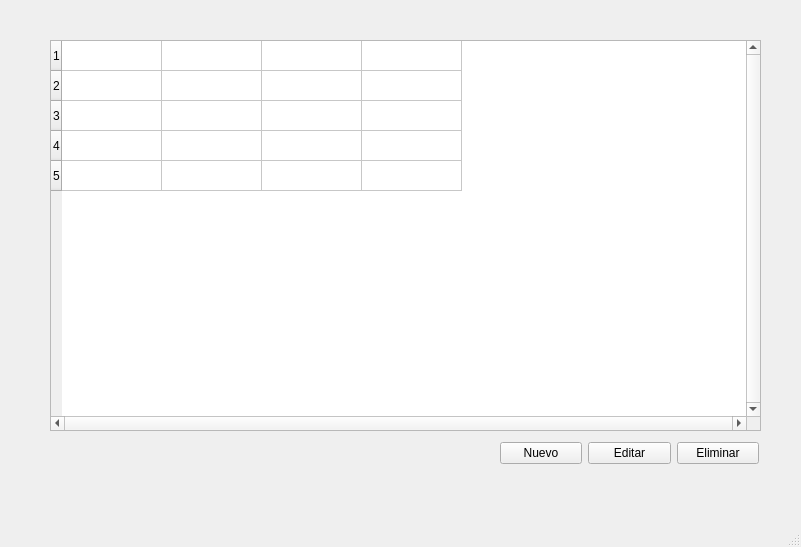
<?xml version="1.0" encoding="UTF-8"?>
<ui version="4.0">
 <class>requirements_page</class>
 <widget class="QMainWindow" name="requirements_page">
  <property name="geometry">
   <rect>
    <x>0</x>
    <y>0</y>
    <width>801</width>
    <height>547</height>
   </rect>
  </property>
  <property name="windowTitle">
   <string>MainWindow</string>
  </property>
  <widget class="QWidget" name="centralwidget_requirement">
   <widget class="QTableWidget" name="visor_requirement">
    <property name="geometry">
     <rect>
      <x>50</x>
      <y>40</y>
      <width>711</width>
      <height>391</height>
     </rect>
    </property>
    <property name="verticalScrollBarPolicy">
     <enum>Qt::ScrollBarAlwaysOn</enum>
    </property>
    <property name="horizontalScrollBarPolicy">
     <enum>Qt::ScrollBarAlwaysOn</enum>
    </property>
    <property name="sizeAdjustPolicy">
     <enum>QAbstractScrollArea::AdjustIgnored</enum>
    </property>
    <property name="showGrid">
     <bool>true</bool>
    </property>
    <property name="gridStyle">
     <enum>Qt::SolidLine</enum>
    </property>
    <property name="sortingEnabled">
     <bool>false</bool>
    </property>
    <property name="wordWrap">
     <bool>true</bool>
    </property>
    <property name="cornerButtonEnabled">
     <bool>false</bool>
    </property>
    <property name="rowCount">
     <number>5</number>
    </property>
    <property name="columnCount">
     <number>4</number>
    </property>
    <attribute name="horizontalHeaderVisible">
     <bool>false</bool>
    </attribute>
    <attribute name="horizontalHeaderCascadingSectionResizes">
     <bool>false</bool>
    </attribute>
    <attribute name="horizontalHeaderHighlightSections">
     <bool>true</bool>
    </attribute>
    <row/>
    <row/>
    <row/>
    <row/>
    <row/>
    <column/>
    <column/>
    <column/>
    <column/>
   </widget>
   <widget class="QWidget" name="layoutWidget">
    <property name="geometry">
     <rect>
      <x>500</x>
      <y>440</y>
      <width>259</width>
      <height>26</height>
     </rect>
    </property>
    <layout class="QHBoxLayout" name="horizontalLayout">
     <item>
      <widget class="QPushButton" name="new_requirement">
       <property name="text">
        <string>Nuevo</string>
       </property>
      </widget>
     </item>
     <item>
      <widget class="QPushButton" name="edit_requirement">
       <property name="text">
        <string>Editar</string>
       </property>
      </widget>
     </item>
     <item>
      <widget class="QPushButton" name="delete_requirement">
       <property name="text">
        <string>Eliminar</string>
       </property>
      </widget>
     </item>
    </layout>
   </widget>
  </widget>
  <widget class="QMenuBar" name="menubar_requirement">
   <property name="geometry">
    <rect>
     <x>0</x>
     <y>0</y>
     <width>801</width>
     <height>22</height>
    </rect>
   </property>
  </widget>
  <widget class="QStatusBar" name="statusbar_requirement"/>
 </widget>
 <resources/>
 <connections/>
</ui>
